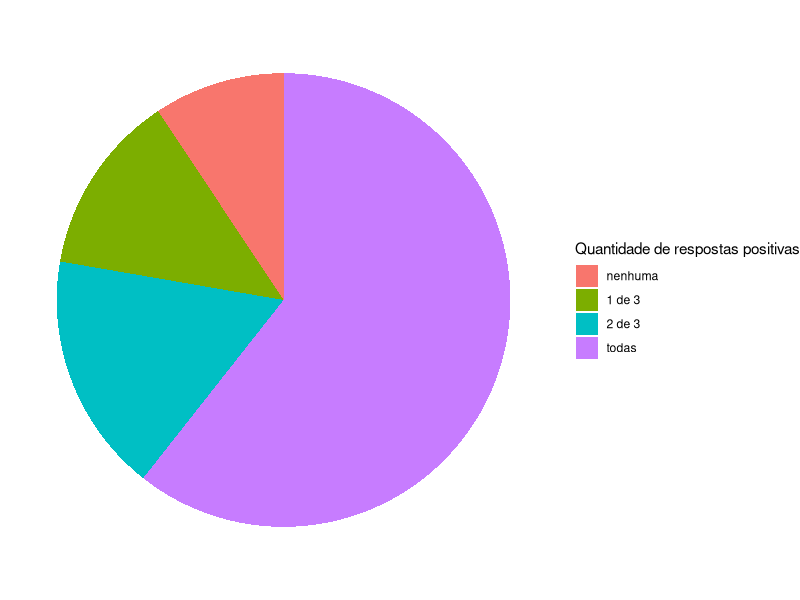

Recreate this plot in R.
library(tidyverse)
library(tidyr)
library(readxl)

df <- read_xlsx('ict_in_government.xlsx')

respostas <- c(
    'nenhuma',
    '1 de 3',
    '2 de 3',
    'todas'
)

df_2024 <- df %>% 
    filter(Year == 2024) %>%
    mutate(Soma_Respostas_Positivas = Indicator_1 + Indicator_2 + Indicator_3) %>%
    mutate(Total_Respostas = length(Soma_Respostas_Positivas))

df_2024_0 = df_2024 %>%
    filter(Soma_Respostas_Positivas == 0) %>%
    mutate(Quantidade_0_Respostas = length(Soma_Respostas_Positivas)) %>%
    mutate(Porcentagem_0_Respostas = Quantidade_0_Respostas / Total_Respostas) %>%
    select(Porcentagem_0_Respostas)

df_2024_1 = df_2024 %>%
    filter(Soma_Respostas_Positivas == 1) %>%
    mutate(Quantidade_1_Respostas = length(Soma_Respostas_Positivas)) %>%
    mutate(Porcentagem_1_Respostas = Quantidade_1_Respostas / Total_Respostas) %>%
    select(Porcentagem_1_Respostas)

df_2024_2 = df_2024 %>%
    filter(Soma_Respostas_Positivas == 2) %>%
    mutate(Quantidade_2_Respostas = length(Soma_Respostas_Positivas)) %>%
    mutate(Porcentagem_2_Respostas = Quantidade_2_Respostas / Total_Respostas) %>%
    select(Porcentagem_2_Respostas)

df_2024_3 = df_2024 %>%
    filter(Soma_Respostas_Positivas == 3) %>%
    mutate(Quantidade_3_Respostas = length(Soma_Respostas_Positivas)) %>%
    mutate(Porcentagem_3_Respostas = Quantidade_3_Respostas / Total_Respostas) %>%
    select(Porcentagem_3_Respostas)

df_wide <- data.frame(
    R0 = unique(df_2024_0$Porcentagem_0_Respostas),
    R1 = unique(df_2024_1$Porcentagem_1_Respostas),
    R2 = unique(df_2024_2$Porcentagem_2_Respostas),
    R3 = unique(df_2024_3$Porcentagem_3_Respostas) 
) %>% 
pivot_longer(
    cols = everything(),
    names_to = "Quantidade_Respostas_Positivas",
    values_to = "Porcentagem"
) %>% 
ggplot(aes(x = "", y = Porcentagem, fill = Quantidade_Respostas_Positivas)) +
      geom_bar(stat = "identity", width=1) +
      coord_polar("y", start=0) +
      theme_void() +
      scale_fill_discrete(
          name = 'Quantidade de respostas positivas',
          labels = c('nenhuma', '1 de 3', '2 de 3', 'todas')
      )

ggsave(
    'C:/Users/lazar/Master-Dissertation/figuras/ticegov_soma_respostas_positivas.png', 
    dpi=300,
    width = 10,
    height = 6,
    units = "in"
)
